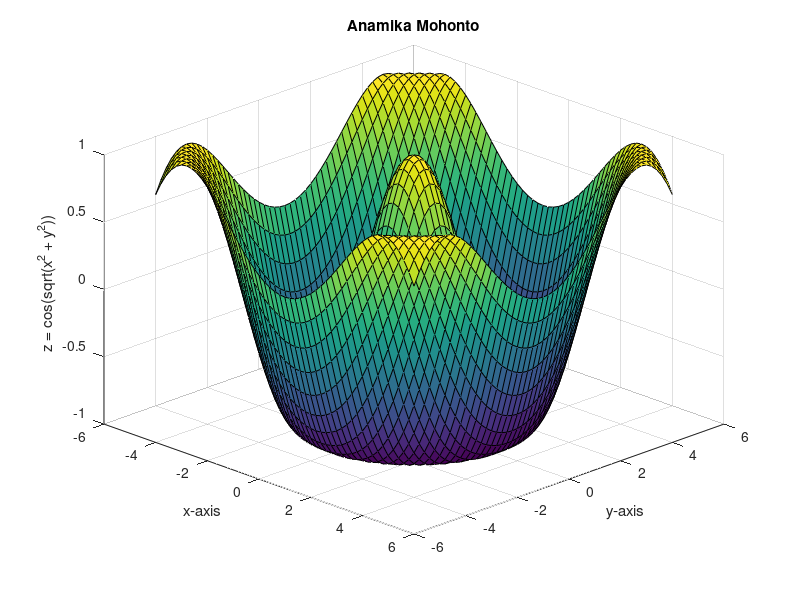

The MATLAB script that drew this image:

[x, y] = meshgrid(-5:0.2:5, -5:0.2:5);
z = cos(sqrt(x.^2 + y.^2));
figure;
surf(x, y, z);
xlabel('x-axis');
ylabel('y-axis');
zlabel('z = cos(sqrt(x^2 + y^2))');

title('Anamika Mohonto');

grid on;

view(45, 30);